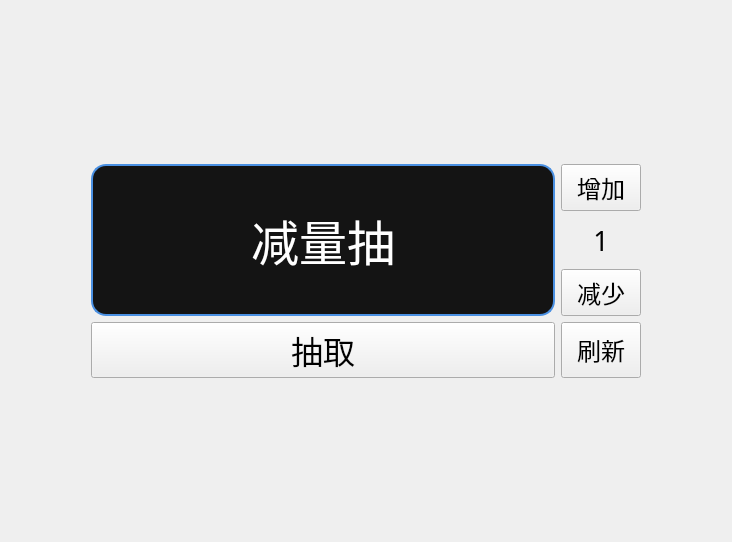
<?xml version="1.0" encoding="UTF-8"?>
<ui version="4.0">
 <class>Form</class>
 <widget class="QWidget" name="Form">
  <property name="geometry">
   <rect>
    <x>0</x>
    <y>0</y>
    <width>732</width>
    <height>542</height>
   </rect>
  </property>
  <property name="windowTitle">
   <string>Form</string>
  </property>
  <layout class="QGridLayout" name="gridLayout">
   <item row="0" column="1">
    <spacer name="verticalSpacer_2">
     <property name="orientation">
      <enum>Qt::Orientation::Vertical</enum>
     </property>
     <property name="sizeHint" stdset="0">
      <size>
       <width>20</width>
       <height>40</height>
      </size>
     </property>
    </spacer>
   </item>
   <item row="1" column="2">
    <layout class="QVBoxLayout" name="verticalLayout_LiftQuantity">
     <item>
      <widget class="QPushButton" name="pushButton_LiftQuantityUp">
       <property name="sizePolicy">
        <sizepolicy hsizetype="Minimum" vsizetype="Preferred">
         <horstretch>0</horstretch>
         <verstretch>0</verstretch>
        </sizepolicy>
       </property>
       <property name="font">
        <font>
         <family>文泉驿等宽微米黑</family>
         <pointsize>18</pointsize>
        </font>
       </property>
       <property name="styleSheet">
        <string notr="true">QLabel {
    background-color: rgba(100, 100, 100, 255);  /* 较深色背景 */
    border: 2px solid #4A90E2;                /* 蓝色边框 */
    border-radius: 15px;                      /* 圆角半径 */
    padding: 6px;                             /* 内边距 */
    color: white;                             /* 字体颜色 */
}
</string>
       </property>
       <property name="text">
        <string>增加</string>
       </property>
      </widget>
     </item>
     <item>
      <widget class="QLabel" name="label_LiftQuantity">
       <property name="font">
        <font>
         <family>文泉驿等宽微米黑</family>
         <pointsize>20</pointsize>
        </font>
       </property>
       <property name="contextMenuPolicy">
        <enum>Qt::ContextMenuPolicy::NoContextMenu</enum>
       </property>
       <property name="text">
        <string>1</string>
       </property>
       <property name="alignment">
        <set>Qt::AlignmentFlag::AlignCenter</set>
       </property>
      </widget>
     </item>
     <item>
      <widget class="QPushButton" name="pushButton_LiftQuantityDown">
       <property name="sizePolicy">
        <sizepolicy hsizetype="Minimum" vsizetype="Preferred">
         <horstretch>0</horstretch>
         <verstretch>0</verstretch>
        </sizepolicy>
       </property>
       <property name="font">
        <font>
         <family>文泉驿等宽微米黑</family>
         <pointsize>18</pointsize>
        </font>
       </property>
       <property name="styleSheet">
        <string notr="true">QLabel {
    background-color: rgba(100, 100, 100, 255);  /* 较深色背景 */
    border: 2px solid #4A90E2;                /* 蓝色边框 */
    border-radius: 15px;                      /* 圆角半径 */
    padding: 6px;                             /* 内边距 */
    color: white;                             /* 字体颜色 */
}
</string>
       </property>
       <property name="text">
        <string>减少</string>
       </property>
      </widget>
     </item>
    </layout>
   </item>
   <item row="2" column="1">
    <widget class="QPushButton" name="pushButton_Lift">
     <property name="sizePolicy">
      <sizepolicy hsizetype="Minimum" vsizetype="Preferred">
       <horstretch>0</horstretch>
       <verstretch>0</verstretch>
      </sizepolicy>
     </property>
     <property name="font">
      <font>
       <family>文泉驿等宽微米黑</family>
       <pointsize>24</pointsize>
      </font>
     </property>
     <property name="styleSheet">
      <string notr="true">QLabel {
    background-color: rgba(100, 100, 100, 255);  /* 较亮色色背景 */
    border: 2px solid #4A90E2;                /* 蓝色边框 */
    border-radius: 15px;                      /* 圆角半径 */
    padding: 6px;                             /* 内边距 */
    color: white;                             /* 字体颜色 */
}
</string>
     </property>
     <property name="text">
      <string>抽取</string>
     </property>
    </widget>
   </item>
   <item row="3" column="1">
    <spacer name="verticalSpacer">
     <property name="orientation">
      <enum>Qt::Orientation::Vertical</enum>
     </property>
     <property name="sizeHint" stdset="0">
      <size>
       <width>20</width>
       <height>40</height>
      </size>
     </property>
    </spacer>
   </item>
   <item row="1" column="3">
    <spacer name="horizontalSpacer_2">
     <property name="orientation">
      <enum>Qt::Orientation::Horizontal</enum>
     </property>
     <property name="sizeHint" stdset="0">
      <size>
       <width>80</width>
       <height>20</height>
      </size>
     </property>
    </spacer>
   </item>
   <item row="1" column="0">
    <spacer name="horizontalSpacer">
     <property name="orientation">
      <enum>Qt::Orientation::Horizontal</enum>
     </property>
     <property name="sizeHint" stdset="0">
      <size>
       <width>80</width>
       <height>20</height>
      </size>
     </property>
    </spacer>
   </item>
   <item row="1" column="1">
    <widget class="QLabel" name="label_LiftOutput">
     <property name="sizePolicy">
      <sizepolicy hsizetype="Expanding" vsizetype="Expanding">
       <horstretch>160</horstretch>
       <verstretch>0</verstretch>
      </sizepolicy>
     </property>
     <property name="font">
      <font>
       <family>文泉驿等宽微米黑</family>
       <pointsize>36</pointsize>
      </font>
     </property>
     <property name="styleSheet">
      <string notr="true">QLabel {
    background-color: rgba(20, 20, 20, 255);  /* 深色背景 */
    border: 2px solid #4A90E2;                /* 蓝色边框 */
    border-radius: 15px;                      /* 圆角半径 */
    padding: 8px;                             /* 内边距 */
    color: white;                             /* 字体颜色 */
}
</string>
     </property>
     <property name="text">
      <string>减量抽</string>
     </property>
     <property name="alignment">
      <set>Qt::AlignmentFlag::AlignCenter</set>
     </property>
    </widget>
   </item>
   <item row="2" column="2">
    <widget class="QPushButton" name="pushButton_LiftRenew">
     <property name="sizePolicy">
      <sizepolicy hsizetype="Minimum" vsizetype="Preferred">
       <horstretch>0</horstretch>
       <verstretch>0</verstretch>
      </sizepolicy>
     </property>
     <property name="font">
      <font>
       <family>文泉驿等宽微米黑</family>
       <pointsize>18</pointsize>
      </font>
     </property>
     <property name="styleSheet">
      <string notr="true">QLabel {
    background-color: rgba(100, 100, 100, 255);  /* 较深色背景 */
    border: 2px solid #4A90E2;                /* 蓝色边框 */
    border-radius: 15px;                      /* 圆角半径 */
    padding: 6px;                             /* 内边距 */
    color: white;                             /* 字体颜色 */
}
</string>
     </property>
     <property name="text">
      <string>刷新</string>
     </property>
    </widget>
   </item>
  </layout>
 </widget>
 <resources/>
 <connections/>
</ui>
